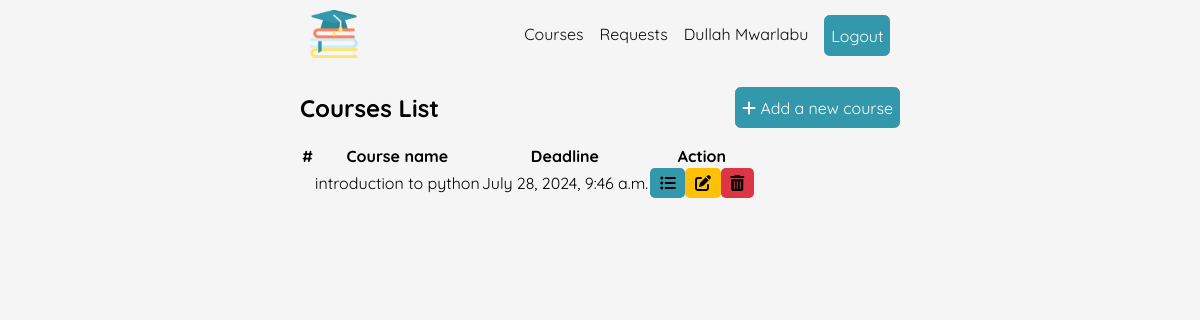
Page /staff-course-list/ (signed in) on the earlier database version.
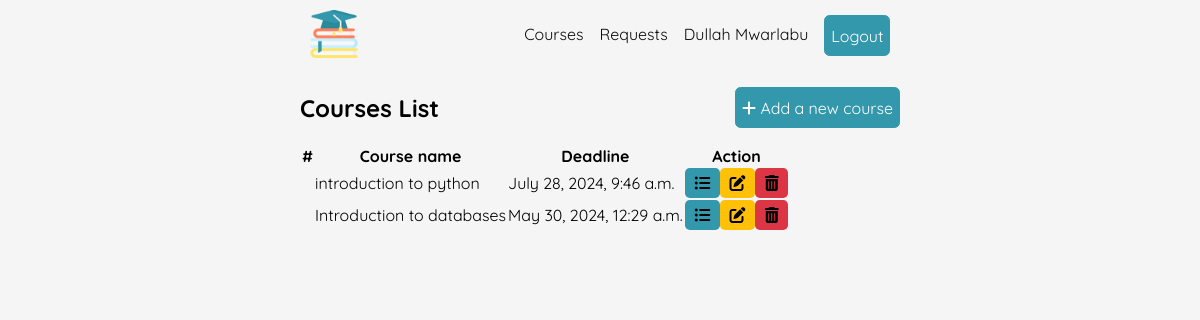
Same page on the later database version.
### enrollment_request/models.py (models this page shows, shortened)
class Course(models.Model):
  name = models.CharField(max_length=100)
  description = models.TextField(blank=True, null=True)
  deadline = models.DateTimeField()
  image = models.ImageField(upload_to='course_images/', blank=True, null=True)
  created_at = models.DateTimeField(auto_now_add=True)
  updated_at = models.DateTimeField(auto_now=True)

### enrollment_request/views.py (the view)
# urls.py: path('staff-course-list/', views.staff_course_list, name="staff_course_list"),
@staff_member_required
def staff_course_list(request):
  courses = Course.objects.all()
  return render(request, "enrollment_request/course/staff_course_list.html", {'courses':courses})

### enrollment_request/templates/enrollment_request/course/staff_course_list.html (shortened to what this page needs)
{% extends "enrollment_request/base.html" %}
{% block content %}
  <main class="staff-course-list">
    <section class="dynamic-width">
      <div class="flexbox">
        <h1>Courses List</h1>
        <a href="{% url 'enroll_request:create_course' %}" class="btn btn-brand mtb-1">
          <i class="fa-solid fa-plus"></i>
          Add a new course
        </a>
      </div>
      <table>
        <thead>
          <tr>
            <th>#</th>
            <th>Course name</th>
            <th>Deadline</th>
            <th>Action</th>
          </tr>
        </thead>
        <tbody>
          {% for course in courses %}
          <tr>
            <td> {{ course.forloop.counter }} </td>
            <td> {{ course.name }} </td>
            <td> {{ course.deadline }} </td>
            <td>
              <div class="action-icons">
                <a href="{% url 'enroll_request:course_details' course.id %}" class="details">
                  <i class="fa-solid fa-list-ul"></i>
                </a>
                <a href="{% url 'enroll_request:update_course' course.id %}" class="edit">
                  <i class="fa-solid fa-pen-to-square"></i>
                </a>
                <a href="{% url 'enroll_request:delete_course' course.id %}" class="delete">
                  <i class="fa-solid fa-trash-can"></i>
                </a>
              </div>
            </td>
          </tr>
          {% endfor %}
        </tbody>
      </table>
    </section>
  </main>
{% endblock %}

Differences in the rows shown:
added Course: name "Introduction to databases", deadline "May 30, 2024, 12:29 a.m."
